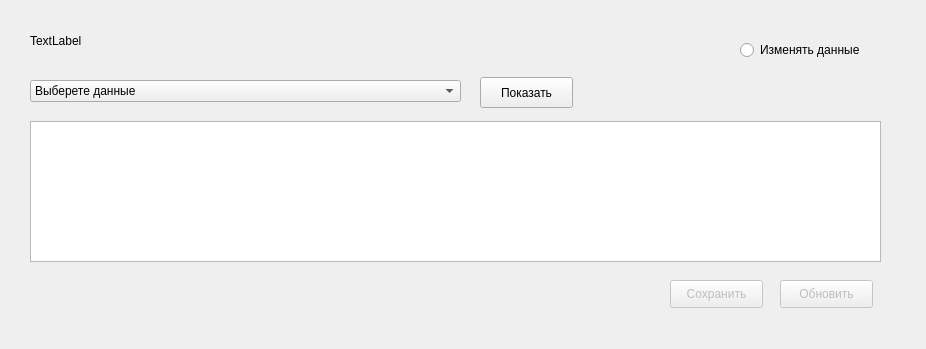
<?xml version="1.0" encoding="UTF-8"?>
<ui version="4.0">
 <class>Full_Person_Info_Form</class>
 <widget class="QWidget" name="Full_Person_Info_Form">
  <property name="geometry">
   <rect>
    <x>0</x>
    <y>0</y>
    <width>926</width>
    <height>349</height>
   </rect>
  </property>
  <property name="windowTitle">
   <string>Form</string>
  </property>
  <widget class="QLabel" name="perso_name_label">
   <property name="geometry">
    <rect>
     <x>30</x>
     <y>20</y>
     <width>371</width>
     <height>41</height>
    </rect>
   </property>
   <property name="text">
    <string>TextLabel</string>
   </property>
  </widget>
  <widget class="QRadioButton" name="update_rb">
   <property name="geometry">
    <rect>
     <x>740</x>
     <y>40</y>
     <width>131</width>
     <height>20</height>
    </rect>
   </property>
   <property name="text">
    <string>Изменять данные</string>
   </property>
  </widget>
  <widget class="QPushButton" name="update_button">
   <property name="enabled">
    <bool>false</bool>
   </property>
   <property name="geometry">
    <rect>
     <x>780</x>
     <y>280</y>
     <width>93</width>
     <height>28</height>
    </rect>
   </property>
   <property name="text">
    <string>Обновить</string>
   </property>
  </widget>
  <widget class="QPushButton" name="save_button">
   <property name="enabled">
    <bool>false</bool>
   </property>
   <property name="geometry">
    <rect>
     <x>670</x>
     <y>280</y>
     <width>93</width>
     <height>28</height>
    </rect>
   </property>
   <property name="text">
    <string>Сохранить</string>
   </property>
  </widget>
  <widget class="QTableWidget" name="tableWidget">
   <property name="geometry">
    <rect>
     <x>30</x>
     <y>121</y>
     <width>851</width>
     <height>141</height>
    </rect>
   </property>
  </widget>
  <widget class="QComboBox" name="comboBox">
   <property name="geometry">
    <rect>
     <x>30</x>
     <y>80</y>
     <width>431</width>
     <height>22</height>
    </rect>
   </property>
   <item>
    <property name="text">
     <string>Выберете данные</string>
    </property>
   </item>
   <item>
    <property name="text">
     <string>Другие фамилии\имена</string>
    </property>
   </item>
   <item>
    <property name="text">
     <string>Характеристики</string>
    </property>
   </item>
   <item>
    <property name="text">
     <string>Условия проживания</string>
    </property>
   </item>
   <item>
    <property name="text">
     <string>Места проживания</string>
    </property>
   </item>
  </widget>
  <widget class="QPushButton" name="show_button">
   <property name="enabled">
    <bool>true</bool>
   </property>
   <property name="geometry">
    <rect>
     <x>480</x>
     <y>77</y>
     <width>93</width>
     <height>31</height>
    </rect>
   </property>
   <property name="text">
    <string>Показать</string>
   </property>
  </widget>
 </widget>
 <resources/>
 <connections/>
</ui>
